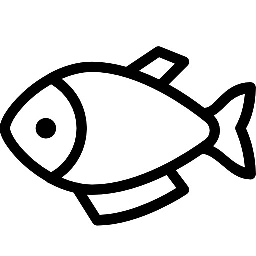
#> input picture img/fish.jpg, 256 x 256 px
$ python Translate.py
#> lines starting #> are read from the running program, lines starting #| are printed output that depends on the picture
import cv2
import numpy as np


img = cv2.imread('../../../img/fish.jpg')
#> img is the input picture: shape (256, 256, 3); min 0, max 255, mean 211.5
rows, cols = img.shape[0: 2]
#> rows = 256; cols = 256

dx, dy = 200, 0

mtrx = np.float32([[1, 0, dx],
                   [0, 1, dy]])

dst = cv2.warpAffine(img, mtrx, (cols + dx, rows + dy))
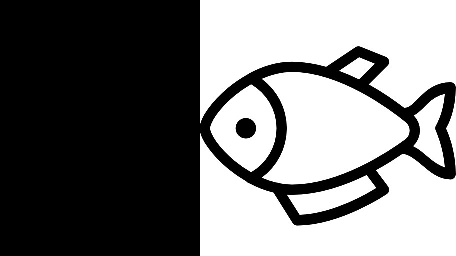
#> dst: shape (256, 456, 3); min 0, max 255, mean 118.7

dst2 = cv2.warpAffine(img, mtrx, (cols + dx, rows + dy), None,
                     cv2.INTER_LINEAR, cv2.BORDER_CONSTANT, (255, 0, 0))
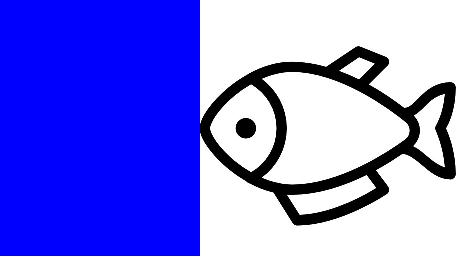
#> dst2: shape (256, 456, 3); mean B, G, R 230.6, 118.7, 118.7

dst3 = cv2.warpAffine(img, mtrx, (cols + dx, rows + dy), None,
                      cv2.INTER_LINEAR, cv2.BORDER_REFLECT)
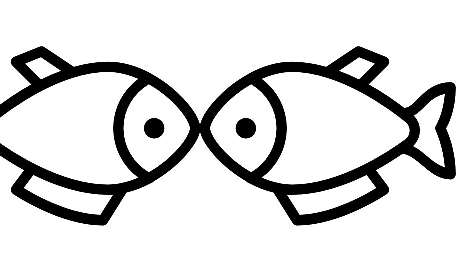
#> dst3: shape (256, 456, 3); min 0, max 255, mean 211.6

cv2.imshow('original', img)
cv2.imshow('trans', dst)
cv2.imshow('BORDER_CONSTANT', dst2)
cv2.imshow('BORDER_REFLECT', dst3)
cv2.waitKey(0)
cv2.destroyAllWindows()

$ run again, with img/5shapes.jpg copied over img/fish.jpg
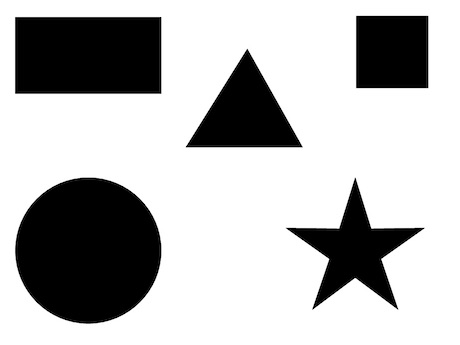
#> input picture img/5shapes.jpg, 460 x 345 px
#> img is the input picture: shape (345, 460, 3); min 0, max 255, mean 183.4
#> `dst2 = cv2.warpAffine(img, mtrx, (cols + dx, rows + dy), None, cv2.INT..`:
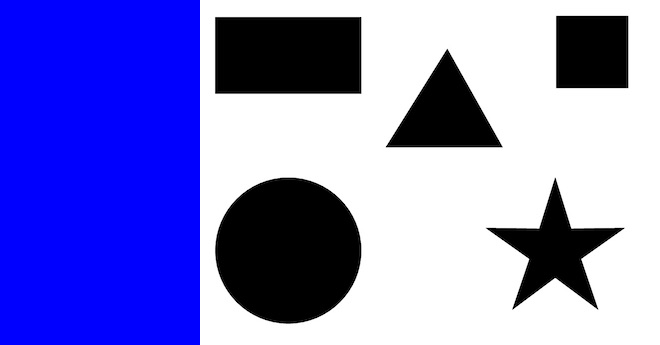
#> dst2: shape (345, 660, 3); mean B, G, R 205.1, 127.9, 127.9
#> `dst3 = cv2.warpAffine(img, mtrx, (cols + dx, rows + dy), None, cv2.INT..`:
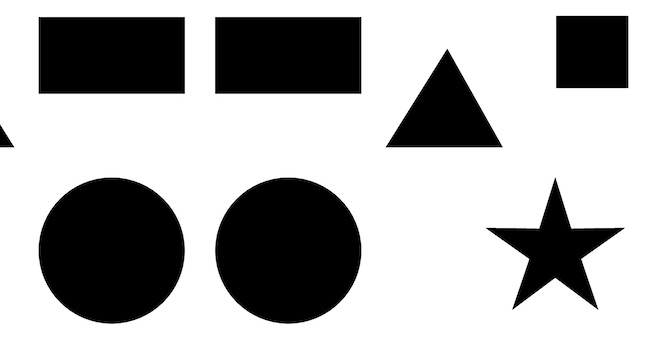
#> dst3: shape (345, 660, 3); min 0, max 255, mean 173.8
